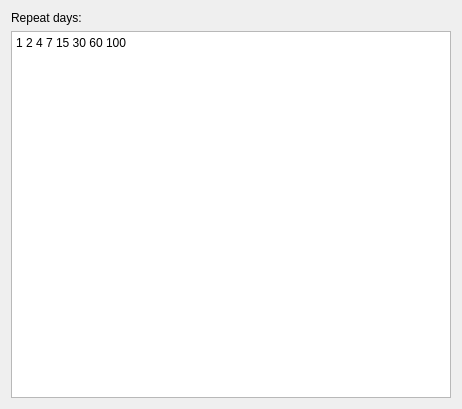
<?xml version="1.0" encoding="UTF-8"?>
<ui version="4.0">
 <class>config</class>
 <widget class="QWidget" name="config">
  <property name="geometry">
   <rect>
    <x>0</x>
    <y>0</y>
    <width>462</width>
    <height>409</height>
   </rect>
  </property>
  <layout class="QGridLayout" name="gridLayout">
   <item row="4" column="2">
    <widget class="QLabel" name="label">
     <property name="whatsThis">
      <string>The numbers seperated by space means the time interval in day between the first day and the date of these review events.</string>
     </property>
     <property name="text">
      <string>Repeat days:</string>
     </property>
    </widget>
   </item>
   <item row="5" column="2">
    <widget class="QPlainTextEdit" name="kcfg_days">
     <property name="toolTip">
      <string>Days seperated by space</string>
     </property>
     <property name="whatsThis">
      <string>The numbers seperated by space means the time interval in day between the first day and the date of these review events.</string>
     </property>
     <property name="plainText">
      <string>1 2 4 7 15 30 60 100</string>
     </property>
    </widget>
   </item>
  </layout>
 </widget>
 <resources/>
 <connections/>
</ui>
